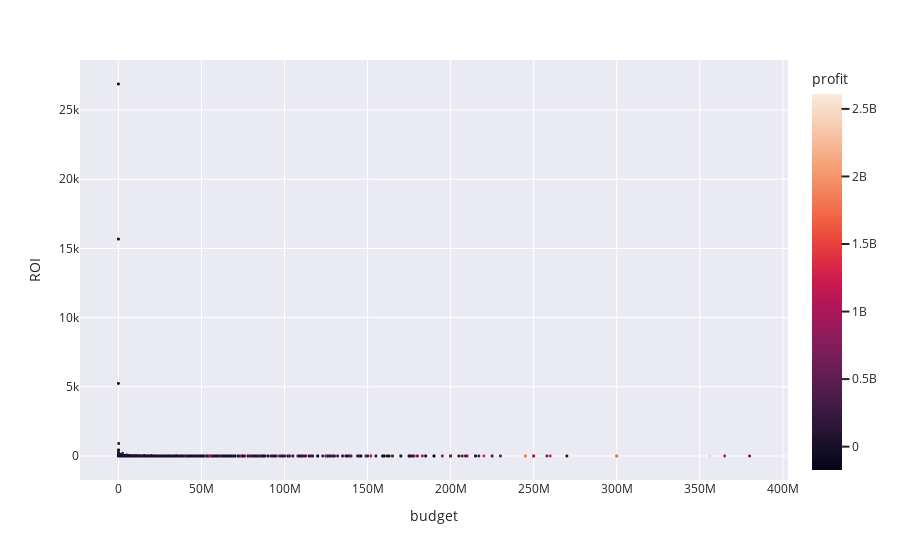

Notebook code cell kept with this figure:
### Code cell
fig = px.scatter(df,x='budget',y='ROI', color='profit' , hover_data=hover_cols, hover_name=hover_name )
fig.update_traces(marker=dict(size=3))

### Figure 1 — Plotly figure (JSON) as saved in the notebook; plotly's stock layout.template omitted (floating-point values rounded to 4 significant figures; data arrays with more than 128 entries replaced by an {"elided": "..."} marker saying what was removed)
{"data": [{"customdata": {"elided": "3850x3 mixed values"}, "hovertemplate": "<b>%{hovertext}</b><br><br>budget=%{x}<br>ROI=%{y}<br>tconst=%{customdata[0]}<br>revenue=%{customdata[1]}<br>certification=%{customdata[2]}<br>profit=%{marker.color}<extra></extra>", "hovertext": {"elided": "3850 str values"}, "legendgroup": "", "marker": {"color": {"elided": "3850 int values"}, "coloraxis": "coloraxis", "size": 3, "symbol": "circle"}, "mode": "markers", "name": "", "showlegend": false, "type": "scattergl", "x": {"elided": "3850 int values"}, "xaxis": "x", "y": {"elided": "3850 float values"}, "yaxis": "y"}], "layout": {"autosize": true, "coloraxis": {"colorbar": {"title": {"text": "profit"}}, "colorscale": [[0, "rgb(2,4,25)"], [0.0625, "rgb(24,15,41)"], [0.125, "rgb(47,23,57)"], [0.1875, "rgb(71,28,72)"], [0.25, "rgb(97,30,82)"], [0.3125, "rgb(123,30,89)"], [0.375, "rgb(150,27,91)"], [0.4375, "rgb(177,22,88)"], [0.5, "rgb(203,26,79)"], [0.5625, "rgb(223,47,67)"], [0.625, "rgb(236,76,61)"], [0.6875, "rgb(242,107,73)"], [0.75, "rgb(244,135,95)"], [0.8125, "rgb(245,162,122)"], [0.875, "rgb(246,188,153)"], [0.9375, "rgb(247,212,187)"], [1, "rgb(250,234,220)"]]}, "legend": {"tracegroupgap": 0}, "margin": {"t": 60}, "xaxis": {"anchor": "y", "autorange": true, "domain": [0, 1], "range": [-22630000.0, 402600000.0], "title": {"text": "budget"}, "type": "linear"}, "yaxis": {"anchor": "x", "autorange": true, "domain": [0, 1], "range": [-1961.0, 28840.0], "title": {"text": "ROI"}, "type": "linear"}}}
